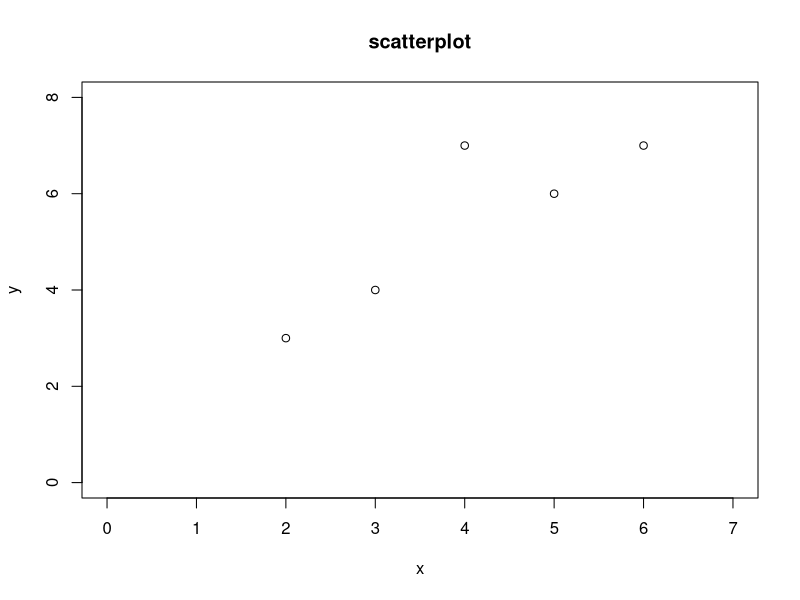
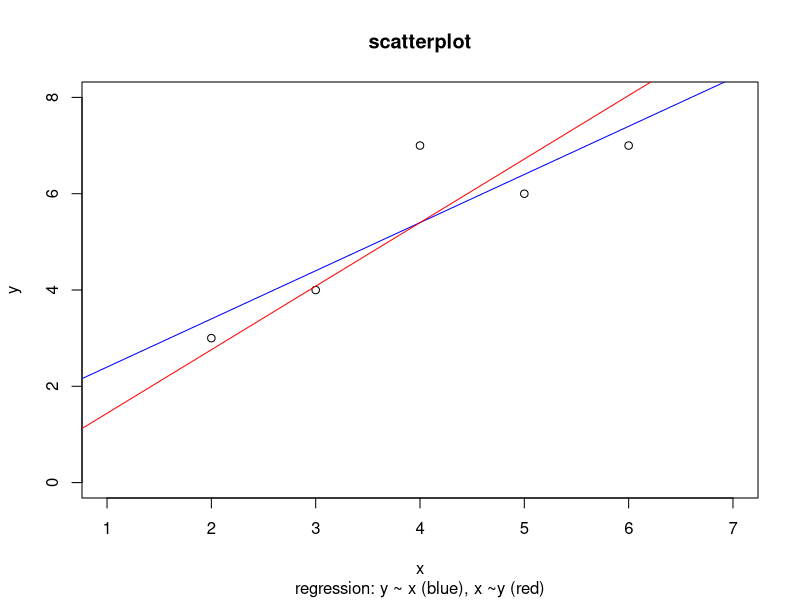
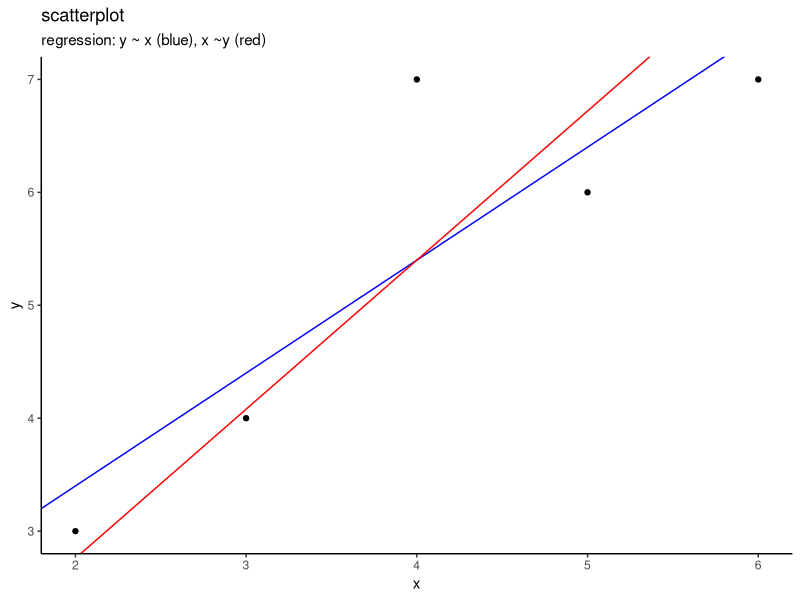

Recreate these plots in R, in order.
#####################################################
# Descriptive Statistics: Simple example linear regr.
# Complete Solution
#
# File: des_stat_ex_lin_reg_sol.R
#
#####################################################

# data
x <- c(2,6,3,4,5)
y <- c(3,7,4,7,6)

# scatterplot
par(mfrow=c(1,1))
plot(x,y,main="scatterplot", xlim=c(0,7), ylim = c(0,8))

# covariance
cov(x,y) # 2.5

# coefficient of correlation
cor(x,y) #  0.8703883

# regression line: y=a+bx
# criterion variable Y and predictor variable X
lm(y~x)
# a = 1.4, b = 1.0
a <- lm(y~x)$coefficients[1]
b <- lm(y~x)$coefficients[2]

# regression line: x = alpha + beta * y
# criterion variable X and predictor variable Y
lm(x~y)
# alpha = -0.0909, beta = 0.7576
alpha <- lm(x~y)$coefficients[1]
beta <- lm(x~y)$coefficients[2]

# transform the regression x = alpha + beta * x to y= a' + b' x
a_strich <- -alpha/beta
b_strich <- 1/beta

# gemeinsames Diagramm
plot(x,y,main="scatterplot",
     sub="regression: y ~ x (blue), x ~y (red)",
     xlim=c(1,7), ylim = c(0,8))
abline(lm(y~x), col="blue")
abline(a=a_strich, b=b_strich,col="red")

# eps-file
#dev.copy2eps(file="../pictures/ex_bi.eps")

# Diagramm mit ggplot()
library(tidyverse)
ggplot(data = tibble(x=x, y=y)) +
  geom_point(mapping = aes(x=x,y=y)) +
  geom_abline(slope = b, intercept = a, color = "blue") +
  geom_abline(slope = b_strich, intercept = a_strich, color = "red") +
  ggtitle("scatterplot", subtitle = "regression: y ~ x (blue), x ~y (red)") +
  theme_classic()
